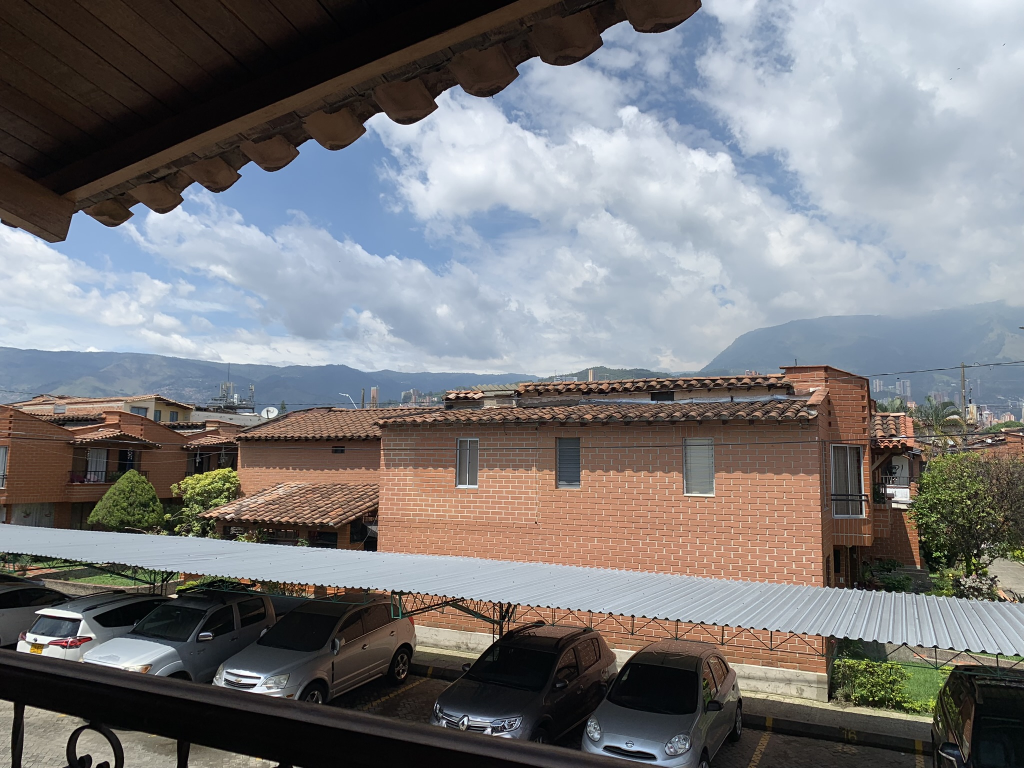
#> input picture Semana 6/A.JPEG, 2048 x 1536 px, found by its file name (shown at 1/2 size)
$ jupyter execute 'Semana 6.ipynb'
#> lines starting #> are read from the running program, lines starting #| are printed output that depends on the picture
[cell 1]
from google.colab import drive
drive.mount('/content/drive')

[cell 2]
import numpy as np
import cv2
from google.colab.patches import cv2_imshow  # Import cv2_imshow for Colab

# Load images from your system to Colab
#from google.colab import files
#uploaded = files.upload()

# Read the query image as query_img and train image
query_img = cv2.imread('/content/drive/MyDrive/Vision por computador/Git/Semana 6/A.JPEG')
#> query_img is the input picture: shape (1536, 2048, 3); mean B, G, R 122.8, 121.1, 121.8
train_img = cv2.imread('/content/drive/MyDrive/Vision por computador/Git/Semana 6/B.JPEG')
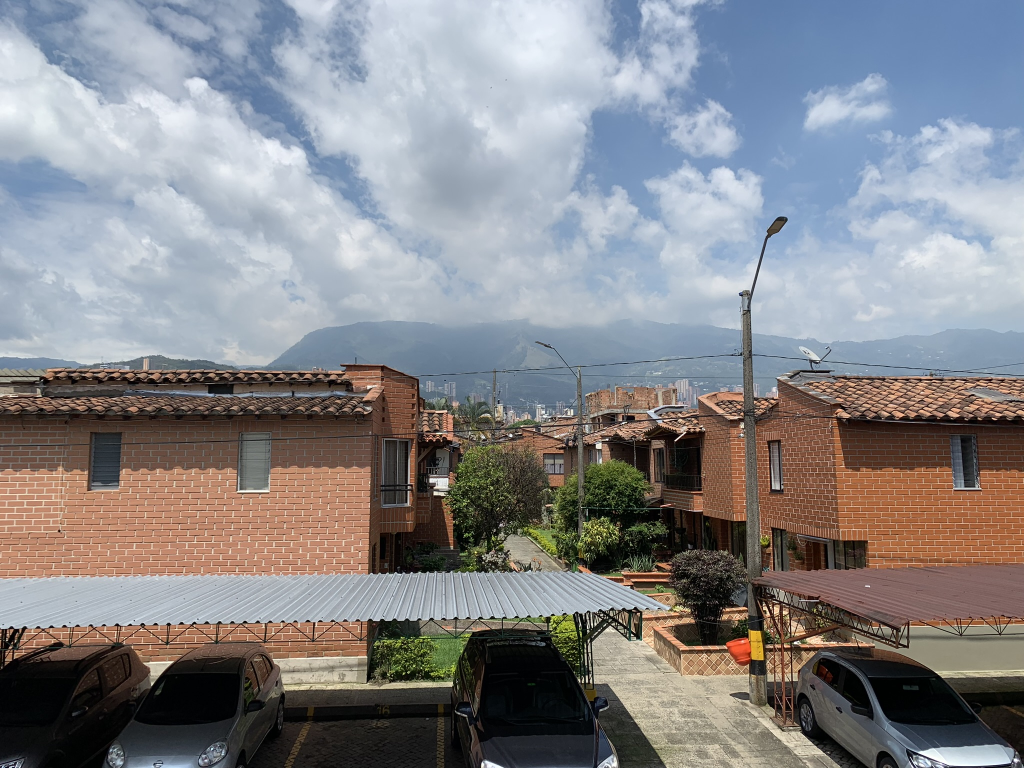
#> input picture Semana 6/B.JPEG, 2048 x 1536 px, found by its file name (shown at 1/2 size)
#> train_img is the input picture: shape (1536, 2048, 3); mean B, G, R 137.1, 133.7, 134

# Convert it to grayscale
query_img_bw = cv2.cvtColor(query_img, cv2.COLOR_BGR2GRAY)
train_img_bw = cv2.cvtColor(train_img, cv2.COLOR_BGR2GRAY)
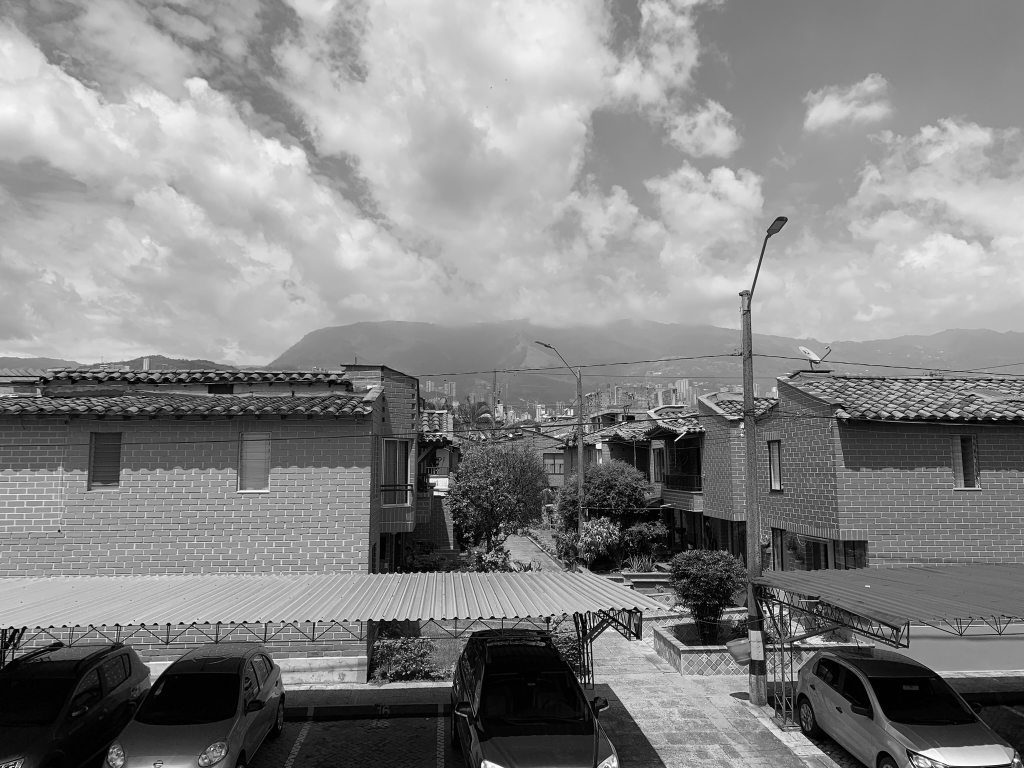
#> train_img_bw: shape (1536, 2048) (shown at 1/2 size); min 0, max 255, mean 134.2

# Initialize the ORB detector algorithm
orb = cv2.ORB_create()

# Now detect the keypoints and compute the descriptors for the query image and train image
queryKeypoints, queryDescriptors = orb.detectAndCompute(query_img_bw, None)
#> queryKeypoints = 500 keypoints; strongest (x, y, size): (989, 1271, 31), (1027, 1449, 31), (512, 1368, 31), (154, 1270, 31)
trainKeypoints, trainDescriptors = orb.detectAndCompute(train_img_bw, None)
#> trainKeypoints = 500 keypoints; strongest (x, y, size): (1263, 1269, 31), (1175, 1255, 31), (1526, 1209, 31), (1204, 1234, 31)

# Initialize the Matcher for matching the keypoints and then match the keypoints
matcher = cv2.BFMatcher()
matches = matcher.match(queryDescriptors, trainDescriptors)
#> matches = 500 matches

# draw the matches to the final image containing both the images
final_img = cv2.drawMatches(query_img, queryKeypoints, train_img, trainKeypoints, matches[:20], None)
final_img = cv2.resize(final_img, (1000, 650))
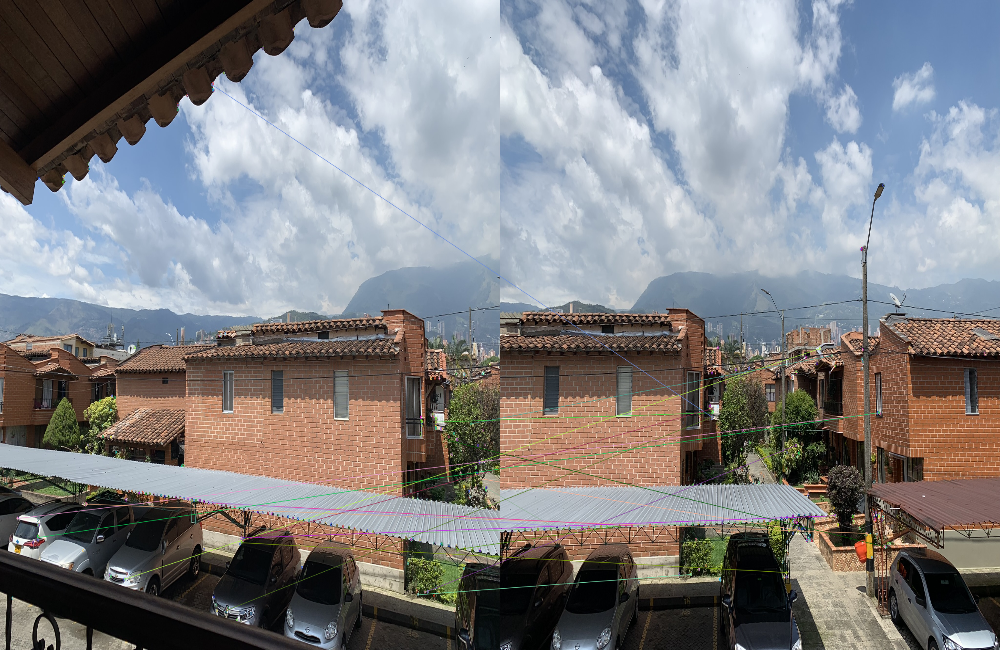
#> final_img: shape (650, 1000, 3); mean B, G, R 130, 127.5, 127.9

# Show the final image in Colab
cv2_imshow(final_img)
cv2.waitKey(0)
cv2.destroyAllWindows()

[cell 3]
import numpy as np
import cv2 as cv
from matplotlib import pyplot as plt

MIN_MATCH_COUNT = 10

img1 = cv.imread('/content/drive/MyDrive/Vision por computador/Git/Semana 6/A.JPEG', cv.IMREAD_GRAYSCALE)     # queryImage
#> img1: shape (1536, 2048); min 0, max 255, mean 121.5
img2 = cv.imread('/content/drive/MyDrive/Vision por computador/Git/Semana 6/B.JPEG', cv.IMREAD_GRAYSCALE)  # trainImage
#> img2: shape (1536, 2048); min 0, max 255, mean 134.2

# Initiate ORB detector
orb = cv.ORB_create()

# find the keypoints and descriptors with ORB
kp1, des1 = orb.detectAndCompute(img1, None)
#> kp1 has the same summary as queryKeypoints
kp2, des2 = orb.detectAndCompute(img2, None)
#> kp2 = 500 keypoints; strongest (x, y, size): (1263, 1269, 31), (1175, 1255, 31), (1526, 1209, 31), (1541, 1215, 31)

# BFMatcher with default params
bf = cv.BFMatcher()
matches = bf.knnMatch(des1, des2, k=2)

# Apply ratio test
good = []
for m, n in matches:
    if m.distance < 0.75 * n.distance:
        good.append(m)
#> after the loop, good = 22 matches

if len(good) > MIN_MATCH_COUNT:
    src_pts = np.float32([kp1[m.queryIdx].pt for m in good]).reshape(-1, 1, 2)
#> src_pts = 22 rows, first 8: [1786, 959], [1750.8, 1396.8], [1221.6, 1225.2], [1380, 1240.8], [1310.4, 1233.6], [1784.2, 1012.3], [1774.1, 977.8], [1220, 1225.2]
    dst_pts = np.float32([kp2[m.trainIdx].pt for m in good]).reshape(-1, 1, 2)
#> dst_pts = 22 rows, first 8: [1309, 823.7], [815, 1345], [285.6, 1246.8], [464.4, 1243.2], [388.8, 1244.2], [868.3, 987.8], [860.4, 957.6], [285.1, 1247.6]

    # find Homography
    M, mask = cv.findHomography(src_pts, dst_pts, cv.RANSAC, 5.0)
#> M = [[1.56, -0.261, -1235.9], [0.305, 1.07, -172], [0.000388, -0.000211, 1]]; mask = 22 values, max 1 at index 1, min 0 at index 0, mean 0.636
    matchesMask = mask.ravel().tolist()
#> matchesMask = [0, 1, 1, 1, 1, 1, 1, 1, 1, 1, 0, 1, 0, 1, 0, 0, 0, 0, 1, 0, 1, 1]

    h, w = img1.shape
#> h = 1536; w = 2048
    pts = np.float32([[0, 0], [0, h - 1], [w - 1, h - 1], [w - 1, 0]]).reshape(-1, 1, 2)
    dst = cv.perspectiveTransform(pts, M)
#> dst = [[-1235.9, -172], [-2421.2, 2182.8], [1057.4, 1429.3], [1089.8, 252.4]]

    img2 = cv.polylines(img2, [np.int32(dst)], True, 255, 3, cv.LINE_AA)
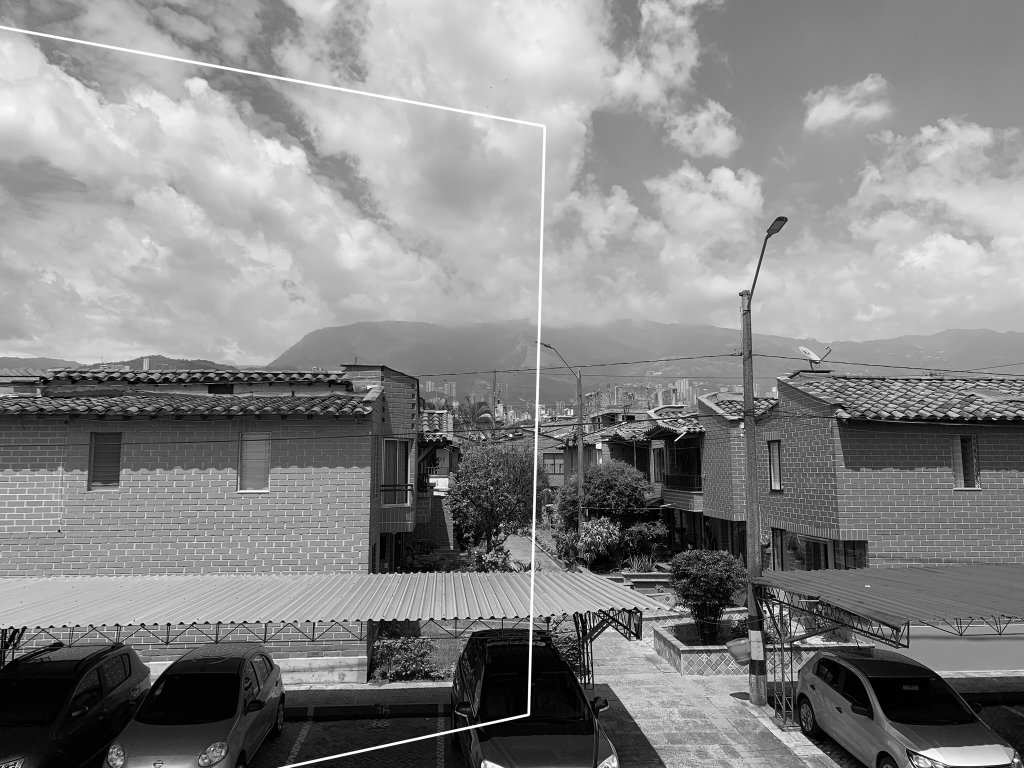
#> img2: shape (1536, 2048) (shown at 1/2 size); min 0, max 255, mean 134.8
else:
    print("Not enough matches are found - %d/%d" % (len(good), MIN_MATCH_COUNT))
    matchesMask = None

# Draw matches
draw_params = dict(matchColor=(0, 255, 0),  # draw matches in green color
                   singlePointColor=None,
                   matchesMask=matchesMask,  # draw only inliers
                   flags=2)
#> draw_params = 4 items

img3 = cv.drawMatches(img1, kp1, img2, kp2, good, None, **draw_params)

plt.imshow(img3, 'gray')
plt.show()

[cell 4]
import cv2
from google.colab.patches import cv2_imshow  # Import cv2_imshow for Colab

# Read the images
query_img = cv2.imread('/content/drive/MyDrive/Vision por computador/Git/Semana 6/A.JPEG')
train_img = cv2.imread('/content/drive/MyDrive/Vision por computador/Git/Semana 6/B.JPEG')

# Convert them to grayscale
query_img_bw = cv2.cvtColor(query_img, cv2.COLOR_BGR2GRAY)
train_img_bw = cv2.cvtColor(train_img, cv2.COLOR_BGR2GRAY)

# Initialize the ORB detector algorithm
orb = cv2.ORB_create()

# Now detect the keypoints and compute the descriptors for the query image and train image
queryKeypoints, queryDescriptors = orb.detectAndCompute(query_img_bw, None)
trainKeypoints, trainDescriptors = orb.detectAndCompute(train_img_bw, None)

# Initialize the Matcher for matching the keypoints and then match the keypoints
matcher = cv2.BFMatcher()
matches = matcher.match(queryDescriptors, trainDescriptors)

# Draw the matches to the final image containing both the images
final_img = cv2.drawMatches(query_img, queryKeypoints, train_img, trainKeypoints, matches[:20], None)
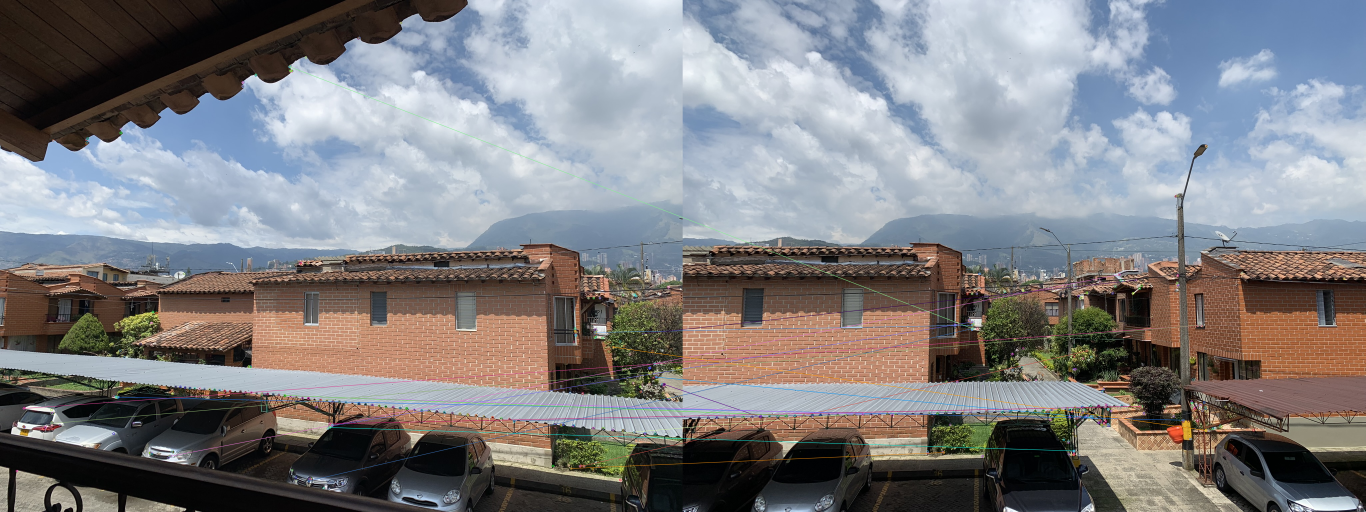
#> final_img: shape (1536, 4096, 3) (shown at 1/3 size); mean B, G, R 130.3, 127.4, 128
final_img = cv2.resize(final_img, (1000, 650))
#> final_img: shape (650, 1000, 3)

# Show the final image with matches in Colab
cv2_imshow(final_img)
cv2.waitKey(0)
cv2.destroyAllWindows()

# Now, proceed to the stitching part to create the panorama

# Initialize a list of images
imgs = [query_img, train_img]

# Create a Stitcher object
stitcher = cv2.Stitcher.create()

# Stitch the images together
status, output = stitcher.stitch(imgs)
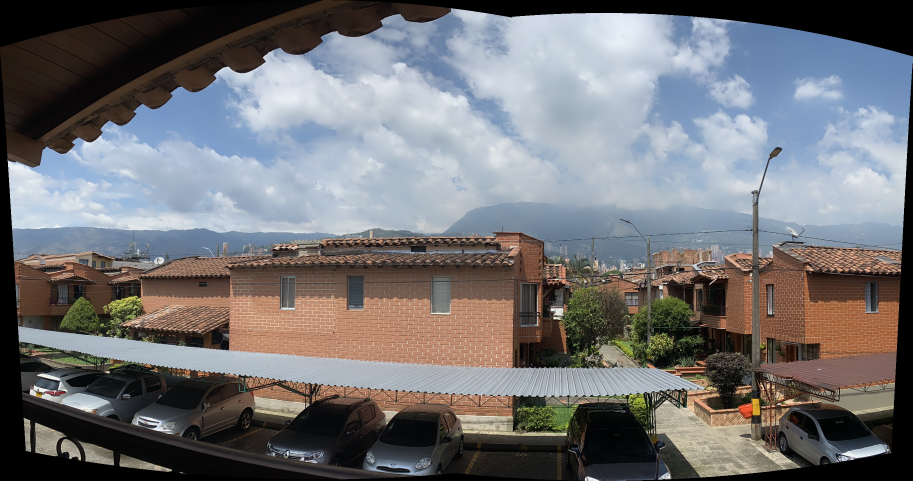
#> output: shape (1442, 2738, 3) (shown at 1/3 size); mean of channels 0, 1, 2 117.1, 114.2, 114.4; drawn as B, G, R
#> status = 0

if status != cv2.Stitcher_OK:
    # Check if the stitching procedure is successful
    print("Stitching wasn't successful")
else:
    print('Ready!!!')

# Show the final output
cv2_imshow(output)
